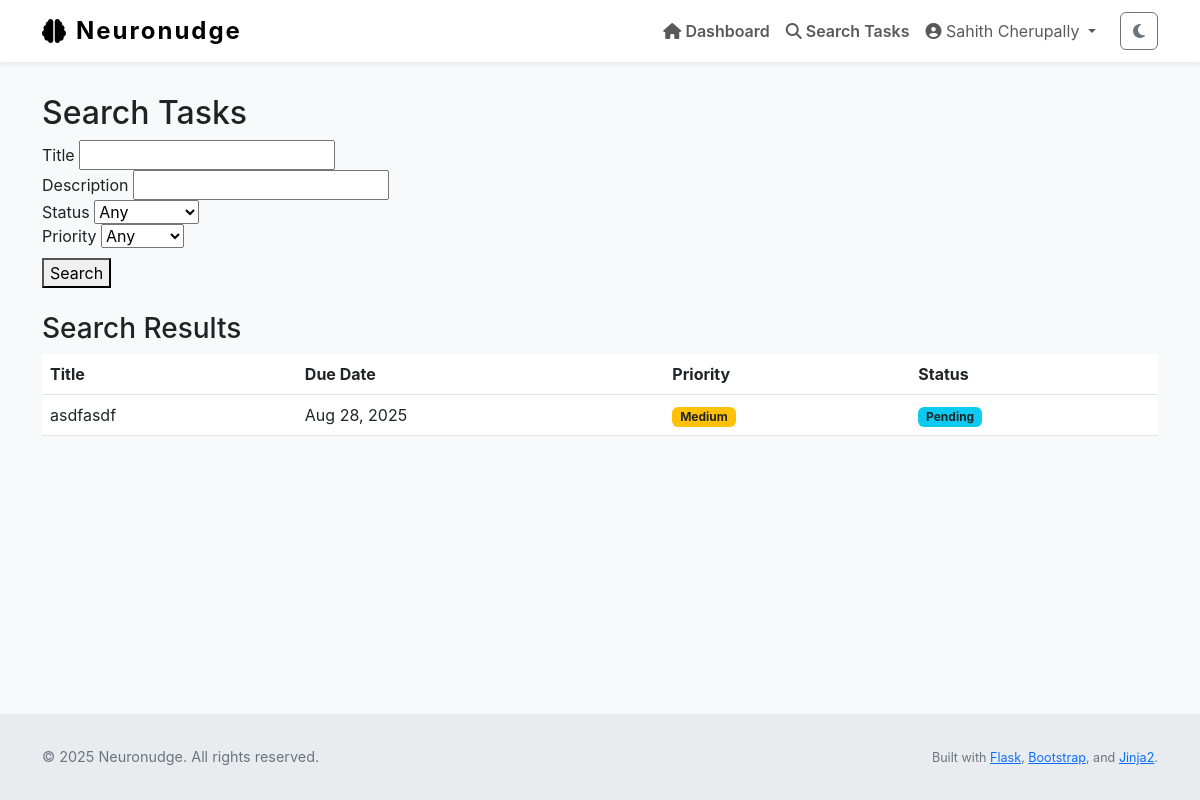
/tasks/search (signed in), run on an earlier commit of the app's database.
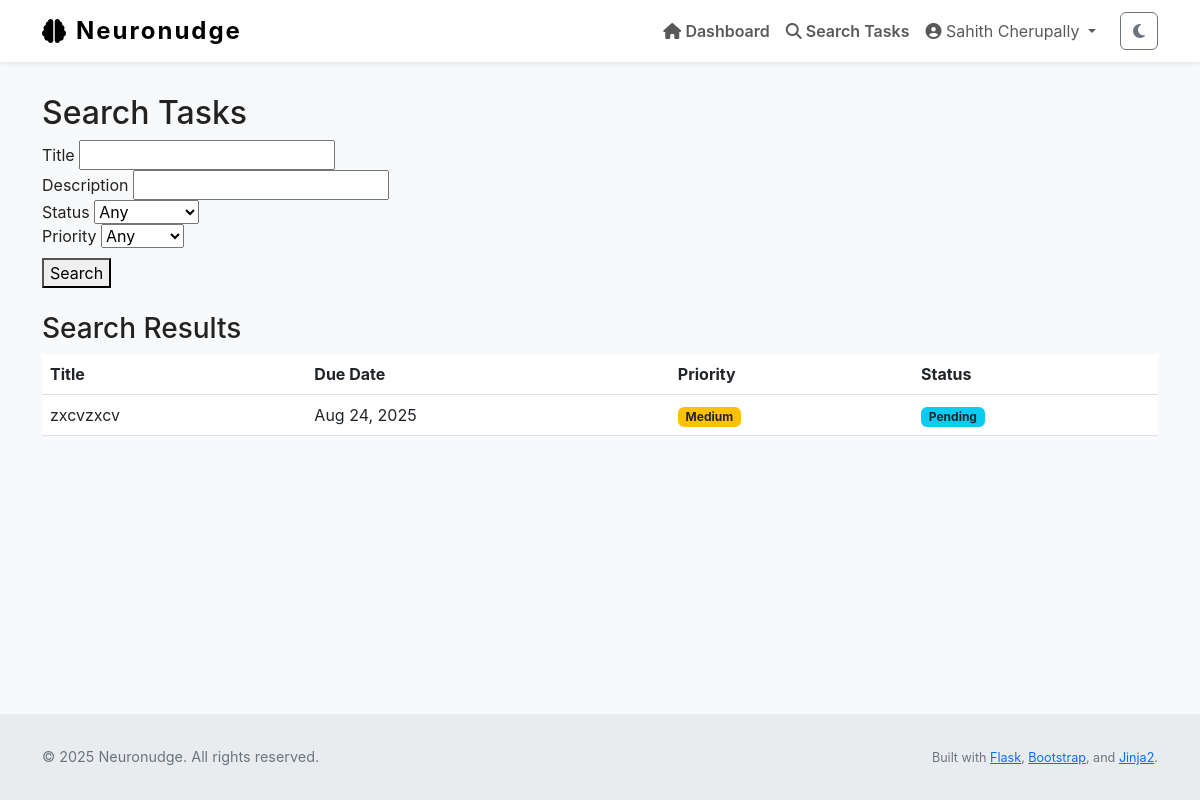
And on a later commit of the database.
### Neuronudge/models.py (models this page shows, shortened)
class Task(db.Model):
    id = db.Column(db.Integer, primary_key=True)
    title = db.Column(db.String(255), nullable=False)
    description = db.Column(db.Text, nullable=False)
    due_date = db.Column(db.DateTime)
    completed = db.Column(db.Boolean, default=False)
    priority = db.Column(db.Integer, default=2)         # 1 = high, 2 = med, 3 = low
    status = db.Column(db.String(20), default='not started')
    reminder_set = db.Column(db.Boolean, default=False)
    created_at = db.Column(db.DateTime, default=datetime.utcnow)
    updated_at = db.Column(db.DateTime, default=datetime.utcnow, onupdate=datetime.utcnow)
    user_id = db.Column(db.Integer, db.ForeignKey('user.id'), nullable=False)

### Neuronudge/views.py (the view)
@main.route('/tasks/search', methods=['GET', 'POST'])
@login_required
def task_search():
    title = request.args.get('title', '').strip()
    description = request.args.get('description', '').strip()
    completed = request.args.get('completed', 'any')
    priority = request.args.get('priority', 'any')
    query = Task.query.filter_by(user_id=current_user.id)
    if title:
        query = query.filter(Task.title.ilike(f'%{title}%'))
    if description:
        query = query.filter(Task.description.ilike(f'%{description}%'))
    if completed in ['true', 'false']:
        query = query.filter_by(completed=(completed == 'true'))
    if priority in ['1', '2', '3']:
        query = query.filter_by(priority=int(priority))
    results = query.order_by(Task.priority.asc(), Task.due_date.asc().nulls_last()).all()
    return render_template('task_search.html', results=results)

### Neuronudge/__init__.py (called while the page is built)
def create_app():
    app = Flask(__name__)
    app.config['SQLALCHEMY_DATABASE_URI'] = 'sqlite:///db.sqlite'
    app.config['SQLALCHEMY_TRACK_MODIFICATIONS'] = False
    app.config['SECRET_KEY'] = 'dev' #Replace later
    app.config['ALLOWED_EXTENSIONS'] = {"png","jpg","jpeg","gif"}
    db.init_app(app)
    migrate.init_app(app, db)
    login_manager.init_app(app)
    from Neuronudge import models  # ensures models are registered
    @login_manager.user_loader
    def load_user(user_id):
        from Neuronudge.models import User  # local import to avoid circular import
        return User.query.get(int(user_id))
    from Neuronudge.views import main
    from Neuronudge.auth import auth
    app.register_blueprint(main)
    app.register_blueprint(auth, url_prefix='/auth')
    with app.app_context():
        db.create_all()
    return app

### Neuronudge/templates/task_search.html (shortened to what this page needs)
{% extends "layout.html" %}
{% block content %}
<h2>Search Tasks</h2>
<form method="GET" action="{{ url_for('main.task_search') }}" role="search">
    <div>
        <label for="title">Title</label>
        <input type="text" name="title" id="title" value="{{ request.args.get('title', '') }}">
    </div>
    <div>
        <label for="description">Description</label>
        <input type="text" name="description" id="description" value="{{ request.args.get('description', '') }}">
    </div>
    <div>
        <label for="completed">Status</label>
        <select name="completed" id="completed">
            <option value="any" {% if request.args.get('completed') == 'any' %}selected{% endif %}>Any</option>
        </select>
    </div>
    <div>
        <label for="priority">Priority</label>
        <select name="priority" id="priority">
            <option value="any" {% if request.args.get('priority') == 'any' %}selected{% endif %}>Any</option>
        </select>
    </div>
    <div style="margin-top: 10px;">
        <button type="submit">Search</button>
    </div>
</form>
{% if results is defined %}
    <h3 class="mt-4">Search Results</h3>
    {% if results %}
        <table class="table table-hover">
            <thead>
                <tr>
                    <th>Title</th>
                    <th>Due Date</th>
                    <th>Priority</th>
                    <th>Status</th>
                </tr>
            </thead>
            <tbody>
                {% for task in results %}
                <tr>
                    <td>{{ task.title }}</td>
                    <td>{{ task.due_date.strftime('%b %d, %Y') if task.due_date else 'No due date' }}</td>
                    <td>
                        {% if task.priority == 1 %}<span class="badge bg-danger">High</span>
                        {% elif task.priority == 2 %}<span class="badge bg-warning text-dark">Medium</span>
                        {% elif task.priority == 3 %}<span class="badge bg-secondary">Low</span>
                        {% endif %}
                    </td>
                    <td>
                        {% if task.completed %}
                            <span class="badge bg-success">Completed</span>
                        {% else %}
                            <span class="badge bg-info text-dark">Pending</span>
                        {% endif %}
                    </td>
                </tr>
                {% endfor %}
            </tbody>
        </table>
    {% else %}
        <p class="text-muted">No tasks match your search.</p>
    {% endif %}
{% endif %}
{% endblock %}

What changed in the data, as far as the page shows it:
removed Task: title "asdfasdf", due_date "Aug 28, 2025", priority "Medium", completed "Pending"
added Task: title "zxcvzxcv", due_date "Aug 24, 2025", priority "Medium", completed "Pending"
